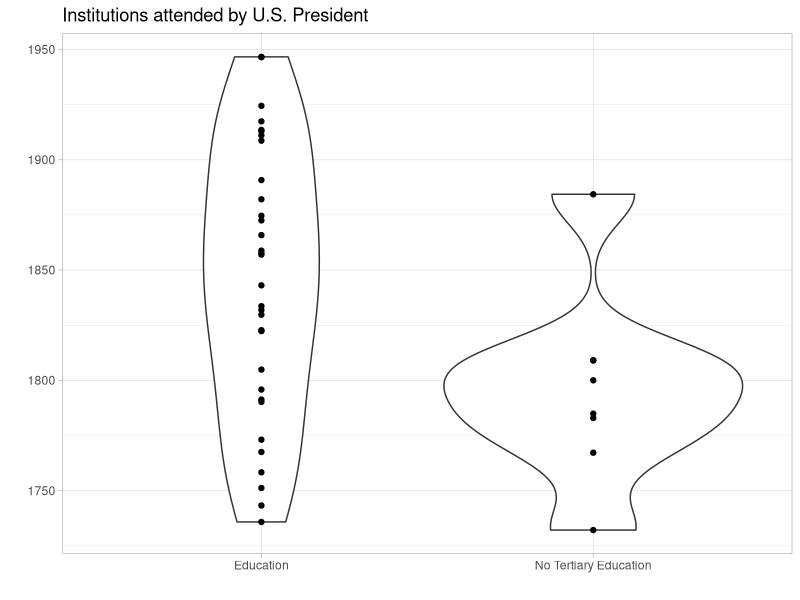

This chart was generated by the following R code:
library("tidyverse")
library("ggplot2")

# Load data
uni_data <- read_csv("presidential_birth_date.csv")

# Cleaning
uni_data <- uni_data |>
  mutate(education = if_else(startsWith(education,"None"),"No Tertiary Education", "Education"))


uni_data |>
  ggplot(aes(x = education, y = birth_date)) +
  geom_violin() +
  geom_point() + 
  theme_light() +
  xlab("") +
  ylab("") +
  ggtitle("Institutions attended by U.S. President")

